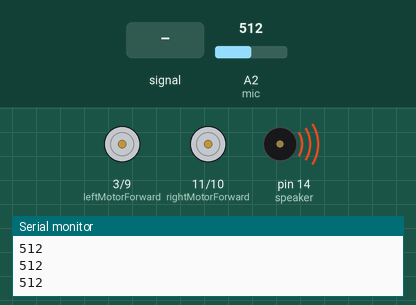
Recording of a sketch running on a simulated Arduino Uno, built with avr-gcc and run on an emulated ATmega328P. Shown: motor-driver pin pairs drawn as motors (green arrow = first pin HIGH = forward, orange = second pin HIGH = backward, longer = more drive), buzzer (waves = sounding), the last lines printed to the serial monitor. Inputs (shaded band) come from the test bench; at power-on: A2 (mic) = 512.

Above: at 1.5 s.
1.6 s: A2 (mic) fed a 200 Hz sine of ±255 counts around its level
At 2.33 s:
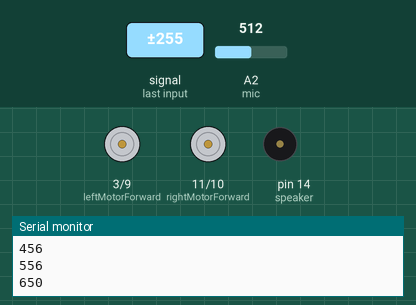
4.6 s: A2 (mic) set to 306
At 4.6 s:
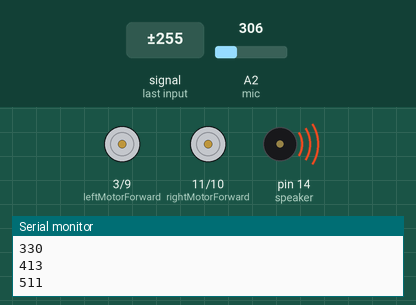
6.1 s: A2 (mic) set to 385
7.6 s: A2 (mic) set to 413
At 7.97 s:
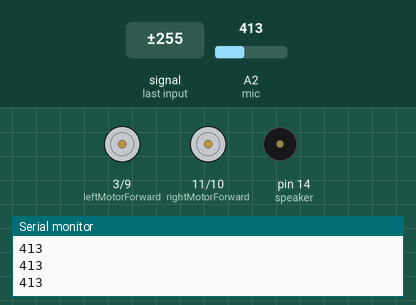
10.6 s: A2 (mic) set to 122
At 11.0 s:
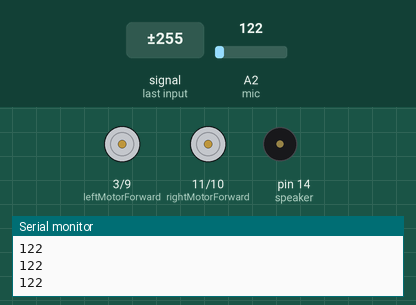
12.1 s: A2 (mic) set to 183
13.6 s: A2 (mic) set to 212
At 14.3 s:
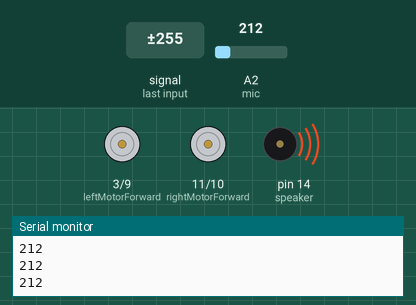
Timing chart, 0 to 16.1 s (numbered marks = the images above; inputs shaded):
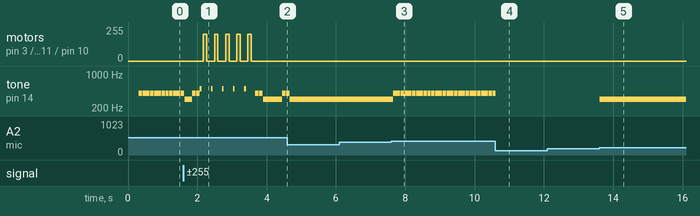

The sketch:

huutis.ino
```cpp
// motor control pins
int leftMotorForward = 3;
int leftMotorBackward = 9;
int rightMotorForward = 11;
int rightMotorBackward = 10;

int speaker = 14;
int mic = 16;

boolean moved = false;

// adjust these according to testing and space
int low = 200;  // for beep
int med = 400;  // for two higher beeps
int high = 600; // drive!

// adjust how long robot goes each drive!
int driveMs = 100;

void setup() {
  // put your setup code here, to run once:
  pinMode(leftMotorForward, OUTPUT);
  pinMode(leftMotorBackward, OUTPUT);
  pinMode(rightMotorForward, OUTPUT);
  pinMode(rightMotorBackward, OUTPUT);

  pinMode(speaker, OUTPUT);
  pinMode(mic, INPUT);

  delay(300);

  Serial.begin(9600);
}

void loop() {

  if (moved) {
    delay(100);
    moved = false;
    return;
  }

  int vol = (int) analogRead(16);
  Serial.println(vol);
  delay(10);

  if (vol > high) {
    tone(speaker, 500, 50);
    delay(100);
    //noTone();
    move(driveMs, 200, 0, 200, 0);
    moved = true;
    move(10, 0, 0, 0, 0);

  } else if (vol > med) {
    tone(speaker, 400, 100);
    moved = true;

  } else if (vol > low) {
    tone(speaker, 300, 200);
    moved = true;
  }

}

void move(int time, int lF, int lB, int rF, int rB) {
  analogWrite(leftMotorForward, lF);
  analogWrite(leftMotorBackward, lB);
  analogWrite(rightMotorForward, rF);
  analogWrite(rightMotorBackward, rB);
  delay(time);

  //Serial.begin(9600);
}
```

Measured:
- the behaviour switches between 400 and 401 on A2 (mic) (found by bisection; images 2 and 3)
- the behaviour switches between 200 and 201 on A2 (mic) (found by bisection; images 4 and 5)
- after the input at 1.6 s, motor on pin 3 (leftMotorForward) / pin 9 (leftMotorBackward), motor on pin 11 (rightMotorForward) / pin 10 (rightMotorBackward): alternates forward 200/255 for 0.10 s and stopped for 0.22 s, 10 changes in all, then stays stopped, starting after 0.58 s
- after the input at 4.6 s, motor on pin 3 (leftMotorForward) / pin 9 (leftMotorBackward), motor on pin 11 (rightMotorForward) / pin 10 (rightMotorBackward): stops changing and stays stopped
- after the input at 7.6 s, tone on pin 14 (speaker): alternates 400 Hz for 0.10 s and silent for 0.01 s, starting after 0.05 s
- after the input at 10.6 s, tone on pin 14 (speaker): goes on until 10.6 s, then stays silent
- after the input at 13.6 s, tone on pin 14 (speaker): silent → 300 Hz at once
- by itself, tone on pin 14 (speaker): plays 300 Hz for 0.22 s, 400 Hz for 0.10 s, 400 Hz for 0.10 s, 500 Hz for 0.05 s, 500 Hz for 0.05 s, 500 Hz for 0.05 s … (13 notes in this stretch)
